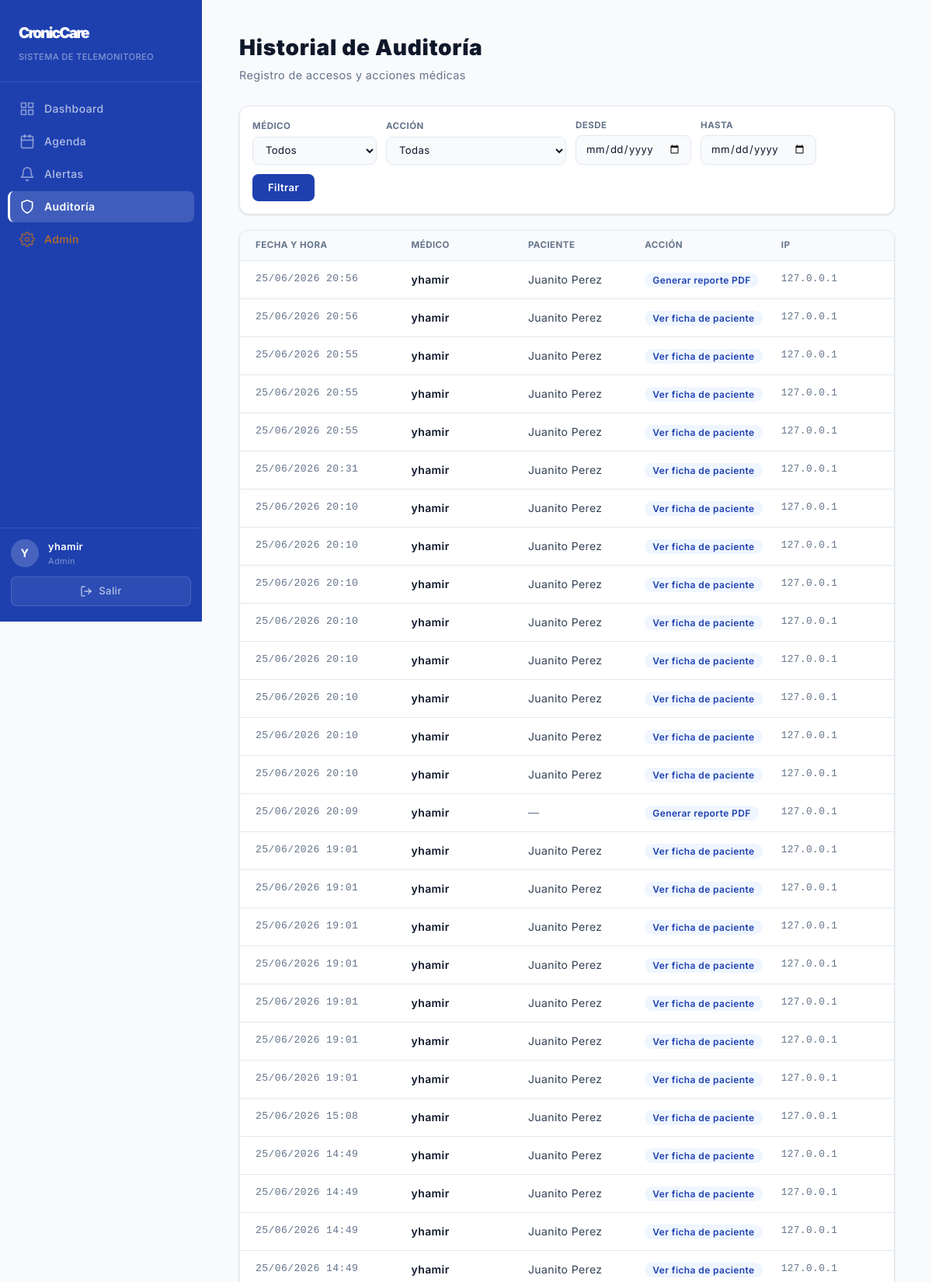
The page /auditoria/ (signed in, upper part) on the database its author committed.
### core/models.py (models this page shows, shortened)
class LogAcceso(models.Model):
    ACCIONES = [
        ('ver_paciente', 'Ver ficha de paciente'),
        ('ver_metricas', 'Ver métricas'),
        ('agregar_nota', 'Agregar nota clínica'),
        ('agregar_plan', 'Agregar plan de cuidados'),
        ('eliminar_plan', 'Eliminar plan de cuidados'),
        ('marcar_alerta', 'Marcar alerta como resuelta'),
        ('generar_pdf', 'Generar reporte PDF'),
        ('registrar_paciente', 'Registrar paciente'),
        ('completar_consulta', 'Completar consulta'),
        ('actualizar_ficha', 'Actualizar ficha médica'),
        ('actualizar_perfil', 'Actualizar perfil médico'),
    ]
    medico = models.ForeignKey(User, on_delete = models.SET_NULL, null = True, related_name = 'logs')
    paciente = models.ForeignKey(Paciente, on_delete = models.SET_NULL, null = True, blank = True, related_name = 'logs')
    accion = models.CharField(max_length = 30, choices = ACCIONES)
    descripcion = models.TextField(blank = True)
    ip = models.GenericIPAddressField(null = True, blank = True)
    fecha = models.DateTimeField(auto_now_add = True)
    class Meta:
        ordering = ['-fecha']

class Paciente(models.Model):
    ENFERMEDADES = [
        ('diabetes_t2', 'Diabetes Tipo 2'),
        ('diabetes_t1', 'Diabetes Tipo 1'),
        ('hipertension', 'Hipertensión Arterial'),
        ('asma', 'Asma'),
        ('epoc', 'EPOC'),
        ('irc', 'Insuficiencia Renal Crónica'),
        ('icc', 'Insuficiencia Cardíaca Crónica'),
        ('artritis', 'Artritis Reumatoide'),
        ('otra', 'Otra'),
    ]
    user = models.OneToOneField(User, on_delete = models.SET_NULL, null = True, blank = True, related_name = 'paciente')
    nombre = models.CharField(max_length = 100)
    dni = models.CharField(max_length = 8, unique = True)
    enfermedad = models.CharField(max_length = 100, choices = ENFERMEDADES)
    fecha_nacimiento = models.DateField(null = True, blank = True)
    telefono = models.CharField(max_length = 15, blank = True)
    fecha_registro = models.DateTimeField(auto_now_add = True)

### core/views/misc.py (the view)
# urls.py: path('auditoria/', views.auditoria, name='auditoria'),
@login_required
@medico_required
def auditoria(request):
    qs = LogAcceso.objects.select_related("medico", "paciente").all()
    medico_id = request.GET.get("medico", "")
    accion    = request.GET.get("accion", "")
    desde     = request.GET.get("desde", "")
    hasta     = request.GET.get("hasta", "")
    if medico_id:
        qs = qs.filter(medico_id=medico_id)
    if accion:
        qs = qs.filter(accion=accion)
    if desde:
        qs = qs.filter(fecha__date__gte=desde)
    if hasta:
        qs = qs.filter(fecha__date__lte=hasta)
    paginator = Paginator(qs, 50)
    page      = request.GET.get("page", 1)
    logs      = paginator.get_page(page)
    medicos = User.objects.filter(logs__isnull=False).distinct().order_by("first_name")
    return render(request, "core/auditoria.html", {
        "logs":     logs,
        "medicos":  medicos,
        "acciones": LogAcceso.ACCIONES,
        "filtros": {
            "medico": medico_id,
            "accion": accion,
            "desde":  desde,
            "hasta":  hasta,
        },
    })

### core/context_processors.py (called while the page is built)
def alertas_pendientes(request):
    if not request.user.is_authenticated:
        return {'total_alertas_pendientes': 0}
    total = cache.get(_CACHE_KEY)
    if total is None:
        total = Alerta.objects.filter(resuelta=False, criticidad='critica').count()
        cache.set(_CACHE_KEY, total, _CACHE_SECS)
    return {'total_alertas_pendientes': total}

### core/permissions.py (called while the page is built)
def es_medico(user):
    return user.groups.filter(name="Medico").exists() or user.is_superuser

### core/templates/core/auditoria.html (shortened to what this page needs)
{% extends 'core/base.html' %}
{% block content %}
<div class="p-10 px-12 max-w-350 mx-auto">
  <div class="mb-7">
    <h1 class="font-black text-[1.75rem] tracking-wide text-text">Historial de Auditoría</h1>
    <p class="text-muted text-[0.9rem] mt-1">Registro de accesos y acciones médicas</p>
  </div>
  <form method="get" class="bg-surface border border-border rounded-xl p-4 mb-5 flex flex-wrap gap-3 items-end shadow-sm">
    <div class="flex flex-col gap-1 min-w-40">
      <label class="text-[0.72rem] font-bold uppercase tracking-[0.04em] text-muted">Médico</label>
      <select name="medico" class="bg-bg border border-border rounded-lg px-3 py-2 text-[0.82rem] text-text focus:outline-none focus:border-primary">
        <option value="">Todos</option>
      </select>
    </div>
    <div class="flex flex-col gap-1 min-w-45">
      <label class="text-[0.72rem] font-bold uppercase tracking-[0.04em] text-muted">Acción</label>
      <select name="accion" class="bg-bg border border-border rounded-lg px-3 py-2 text-[0.82rem] text-text focus:outline-none focus:border-primary">
        <option value="">Todas</option>
      </select>
    </div>
    <div class="flex flex-col gap-1">
      <label class="text-[0.72rem] font-bold uppercase tracking-[0.04em] text-muted">Desde</label>
      <input type="date" name="desde" value="{{ filtros.desde }}"
             class="bg-bg border border-border rounded-lg px-3 py-2 text-[0.82rem] text-text focus:outline-none focus:border-primary">
    </div>
    <div class="flex flex-col gap-1">
      <label class="text-[0.72rem] font-bold uppercase tracking-[0.04em] text-muted">Hasta</label>
      <input type="date" name="hasta" value="{{ filtros.hasta }}"
             class="bg-bg border border-border rounded-lg px-3 py-2 text-[0.82rem] text-text focus:outline-none focus:border-primary">
    </div>
    <button type="submit"
            class="bg-primary text-white px-5 py-2 rounded-lg font-semibold text-[0.82rem] hover:bg-primary/90 transition-colors">
      Filtrar
    </button>
  </form>
  <div class="bg-surface rounded-xl border border-border shadow-sm p-0 overflow-hidden">
    <div class="grid px-5 py-2.5 text-[0.72rem] font-bold text-muted uppercase tracking-[0.04em] bg-bg border-b border-border" style="grid-template-columns: 1.6fr 1.2fr 1.2fr 1.4fr 1fr">
      <div>Fecha y Hora</div>
      <div>Médico</div>
      <div>Paciente</div>
      <div>Acción</div>
      <div>IP</div>
    </div>
    {% for log in logs %}
    <div class="grid px-5 py-3.5 items-center border-b border-border transition-colors duration-150 text-sm hover:bg-primary-light last:border-b-0" style="grid-template-columns: 1.6fr 1.2fr 1.2fr 1.4fr 1fr">
      <div class="text-muted font-mono text-[0.82rem]">{{ log.fecha|date:"d/m/Y H:i" }}</div>
      <div class="font-semibold text-[0.875rem]">{{ log.medico.get_full_name|default:log.medico.username }}</div>
      <div class="text-[0.875rem] text-text2">
        {% if log.paciente %}
          {{ log.paciente.nombre }}
        {% else %}
          <span class="text-muted">—</span>
        {% endif %}
      </div>
      <div>
        {% if log.accion == 'ver_paciente' %}
          <span class="bg-primary-light text-primary px-2.5 py-0.5 rounded-full text-[0.75rem] font-semibold">{{ log.get_accion_display }}</span>
        {% elif log.accion == 'agregar_nota' %}
          <span class="bg-ok-light text-ok px-2.5 py-0.5 rounded-full text-[0.75rem] font-semibold">{{ log.get_accion_display }}</span>
        {% elif log.accion == 'agregar_plan' %}
          <span class="bg-ok-light text-ok px-2.5 py-0.5 rounded-full text-[0.75rem] font-semibold">{{ log.get_accion_display }}</span>
        {% elif log.accion == 'eliminar_plan' %}
          <span class="bg-warning-light text-warning px-2.5 py-0.5 rounded-full text-[0.75rem] font-semibold">{{ log.get_accion_display }}</span>
        {% elif log.accion == 'marcar_alerta' %}
          <span class="bg-warning-light text-warning px-2.5 py-0.5 rounded-full text-[0.75rem] font-semibold">{{ log.get_accion_display }}</span>
        {% elif log.accion == 'generar_pdf' %}
          <span class="bg-primary-light text-primary px-2.5 py-0.5 rounded-full text-[0.75rem] font-semibold">{{ log.get_accion_display }}</span>
        {% elif log.accion == 'registrar_paciente' %}
          <span class="bg-ok-light text-ok px-2.5 py-0.5 rounded-full text-[0.75rem] font-semibold">{{ log.get_accion_display }}</span>
        {% else %}
          <span class="bg-primary-light text-primary px-2.5 py-0.5 rounded-full text-[0.75rem] font-semibold">{{ log.get_accion_display }}</span>
        {% endif %}
      </div>
      <div class="font-mono text-[0.8rem] text-muted">{{ log.ip|default:"—" }}</div>
    </div>
    {% empty %}
    <div class="py-16 px-6 text-center text-muted text-[0.85rem]">
      No hay registros de auditoría para los filtros seleccionados.
    </div>
    {% endfor %}
  </div>
</div>
{% endblock %}

### core/templates/core/base.html (shortened to what this page needs)
{% load static %}
<!doctype html>
<html lang="es">
  <head>
    <link rel="stylesheet" href="{% static 'css/styles.css' %}" />
  </head>
  <body class="font-sans bg-bg text-text min-h-screen grid grid-cols-[260px_1fr] tracking-wide max-md:grid-cols-1">
    <aside id="sidebar" class="fixed top-0 left-0 w-65 h-screen bg-primary flex flex-col z-100 overflow-y-auto">
      <div class="px-6 pt-7 pb-5.5 border-b border-white/10 shrink-0">
        <span class="block text-[1.2rem] font-black text-white -tracking-widest mb-0.5 no-underline">CronicCare</span>
        <span class="text-[0.7rem] text-white/45 font-medium tracking-[0.03em] uppercase">Sistema de Telemonitoreo</span>
      </div>
      <ul class="flex-1 py-3.5 px-2.5 list-none flex flex-col gap-0.5">
        <li>
          <a
            href="{% url 'dashboard' %}"
            class="flex items-center gap-3 px-3 py-2.5 rounded-lg text-sm font-medium no-underline transition-[background,color] duration-150 border-l-[3px] {% if request.resolver_match.url_name == 'dashboard' %}bg-white/15 text-white border-white font-semibold{% else %}text-white/65 border-transparent hover:bg-white/8 hover:text-white{% endif %}"
          >
            <svg
              class="shrink-0 w-5 h-5 {% if request.resolver_match.url_name == 'dashboard' %}opacity-100{% else %}opacity-70{% endif %}"
              viewBox="0 0 24 24"
              fill="none"
              stroke="currentColor"
              stroke-width="2"
              stroke-linecap="round"
              stroke-linejoin="round"
            >
              <rect x="3" y="3" width="7" height="7" />
              <rect x="14" y="3" width="7" height="7" />
              <rect x="14" y="14" width="7" height="7" />
              <rect x="3" y="14" width="7" height="7" />
            </svg>
            Dashboard
          </a>
        </li>
        <li>
          <a
            href="{% url 'agenda' %}"
            class="flex items-center gap-3 px-3 py-2.5 rounded-lg text-sm font-medium no-underline transition-[background,color] duration-150 border-l-[3px] {% if request.resolver_match.url_name == 'agenda' %}bg-white/15 text-white border-white font-semibold{% else %}text-white/65 border-transparent hover:bg-white/8 hover:text-white{% endif %}"
          >
            <svg
              class="shrink-0 w-5 h-5 {% if request.resolver_match.url_name == 'agenda' %}opacity-100{% else %}opacity-70{% endif %}"
              viewBox="0 0 24 24" fill="none" stroke="currentColor" stroke-width="2" stroke-linecap="round" stroke-linejoin="round">
              <rect x="3" y="4" width="18" height="18" rx="2" ry="2"/>
              <line x1="16" y1="2" x2="16" y2="6"/>
              <line x1="8" y1="2" x2="8" y2="6"/>
              <line x1="3" y1="10" x2="21" y2="10"/>
            </svg>
            Agenda
          </a>
        </li>
        <li>
          <a
            href="{% url 'alertas' %}"
            class="flex items-center gap-3 px-3 py-2.5 rounded-lg text-sm font-medium no-underline transition-[background,color] duration-150 border-l-[3px] {% if request.resolver_match.url_name == 'alertas' %}bg-white/15 text-white border-white font-semibold{% else %}text-white/65 border-transparent hover:bg-white/8 hover:text-white{% endif %}"
          >
            <svg
              class="shrink-0 w-5 h-5 {% if request.resolver_match.url_name == 'alertas' %}opacity-100{% else %}opacity-70{% endif %}"
              viewBox="0 0 24 24"
              fill="none"
              stroke="currentColor"
              stroke-width="2"
              stroke-linecap="round"
              stroke-linejoin="round"
            >
              <path d="M18 8A6 6 0 0 0 6 8c0 7-3 9-3 9h18s-3-2-3-9" />
              <path d="M13.73 21a2 2 0 0 1-3.46 0" />
            </svg>
            Alertas
          </a>
        </li>
        {% if request.user.is_superuser or request.user.groups.exists %}
        <li>
          <a
            href="{% url 'auditoria' %}"
            class="flex items-center gap-3 px-3 py-2.5 rounded-lg text-sm font-medium no-underline transition-[background,color] duration-150 border-l-[3px] {% if request.resolver_match.url_name == 'auditoria' %}bg-white/15 text-white border-white font-semibold{% else %}text-white/65 border-transparent hover:bg-white/8 hover:text-white{% endif %}"
          >
            <svg
              class="shrink-0 w-5 h-5 {% if request.resolver_match.url_name == 'auditoria' %}opacity-100{% else %}opacity-70{% endif %}"
              viewBox="0 0 24 24"
              fill="none"
              stroke="currentColor"
              stroke-width="2"
              stroke-linecap="round"
              stroke-linejoin="round"
            >
              <path d="M12 22s8-4 8-10V5l-8-3-8 3v7c0 6 8 10 8 10z" />
            </svg>
            Auditoría
          </a>
        </li>
        {% endif %}
        {% if request.user.is_superuser %}
        <li>
          <a href="/admin/" class="flex items-center gap-3 px-3 py-2.5 rounded-lg text-sm font-medium no-underline text-warning/85 border-l-[3px] border-transparent hover:bg-warning/10 hover:text-warning transition-[background,color] duration-150">
            Admin
          </a>
        </li>
        {% endif %}
      </ul>
      <div class="px-3.5 pb-5 pt-3.5 border-t border-white/10 shrink-0">
        <div class="flex items-center gap-3 mb-3">
          <div class="w-9 h-9 rounded-full bg-white/18 flex items-center justify-center text-[0.9rem] font-bold text-white shrink-0 uppercase">
            {{ request.user.get_full_name|default:request.user.username|slice:":1" }}
          </div>
          <div class="min-w-0">
            <div class="text-[0.8rem] font-semibold text-white truncate">
              <a href="{% url 'perfil_medico' %}" class="no-underline text-inherit">
                {{ request.user.get_full_name|default:request.user.username }}
              </a>
            </div>
            <div class="text-[0.68rem] text-white/45 mt-px">
              {% if request.user.is_superuser %}Admin{% else %}Médico{% endif %}
            </div>
          </div>
        </div>
        <form method="POST" action="{% url 'logout' %}" class="m-0">
          <button type="submit" class="flex items-center justify-center gap-2 w-full px-3 py-2 bg-white/[0.07] border border-white/[0.14] rounded-[7px] text-white/65 font-sans text-[0.82rem] font-medium cursor-pointer transition-[background,color] duration-150 hover:bg-white/13 hover:text-white">
            <svg
              width="16"
              height="16"
              viewBox="0 0 24 24"
              fill="none"
              stroke="currentColor"
              stroke-width="2"
              stroke-linecap="round"
              stroke-linejoin="round"
            >
              <path d="M9 21H5a2 2 0 0 1-2-2V5a2 2 0 0 1 2-2h4" />
              <polyline points="16 17 21 12 16 7" />
              <line x1="21" y1="12" x2="9" y2="12" />
            </svg>
            Salir
          </button>
        </form>
      </div>
    </aside>
    <main class="col-start-2 min-h-screen bg-bg max-md:col-start-1 max-md:pt-14">{% block content %}{% endblock %}</main>
  </body>
</html>

### rows shown on the page
LogAcceso: fecha "25/06/2026 20:56", medico.get_full_name "yhamir", paciente.nombre "Juanito Perez", accion "Generar reporte PDF", ip "127.0.0.1"
LogAcceso: fecha "25/06/2026 20:56", medico.get_full_name "yhamir", paciente.nombre "Juanito Perez", accion "Ver ficha de paciente", ip "127.0.0.1"
LogAcceso: fecha "25/06/2026 20:55", medico.get_full_name "yhamir", paciente.nombre "Juanito Perez", accion "Ver ficha de paciente", ip "127.0.0.1"
LogAcceso: fecha "25/06/2026 20:55", medico.get_full_name "yhamir", paciente.nombre "Juanito Perez", accion "Ver ficha de paciente", ip "127.0.0.1"
LogAcceso: fecha "25/06/2026 20:55", medico.get_full_name "yhamir", paciente.nombre "Juanito Perez", accion "Ver ficha de paciente", ip "127.0.0.1"
LogAcceso: fecha "25/06/2026 20:31", medico.get_full_name "yhamir", paciente.nombre "Juanito Perez", accion "Ver ficha de paciente", ip "127.0.0.1"
LogAcceso: fecha "25/06/2026 20:10", medico.get_full_name "yhamir", paciente.nombre "Juanito Perez", accion "Ver ficha de paciente", ip "127.0.0.1"
LogAcceso: fecha "25/06/2026 20:10", medico.get_full_name "yhamir", paciente.nombre "Juanito Perez", accion "Ver ficha de paciente", ip "127.0.0.1"
LogAcceso: fecha "25/06/2026 20:10", medico.get_full_name "yhamir", paciente.nombre "Juanito Perez", accion "Ver ficha de paciente", ip "127.0.0.1"
LogAcceso: fecha "25/06/2026 20:10", medico.get_full_name "yhamir", paciente.nombre "Juanito Perez", accion "Ver ficha de paciente", ip "127.0.0.1"
LogAcceso: fecha "25/06/2026 20:10", medico.get_full_name "yhamir", paciente.nombre "Juanito Perez", accion "Ver ficha de paciente", ip "127.0.0.1"
LogAcceso: fecha "25/06/2026 20:10", medico.get_full_name "yhamir", paciente.nombre "Juanito Perez", accion "Ver ficha de paciente", ip "127.0.0.1"
LogAcceso: fecha "25/06/2026 20:10", medico.get_full_name "yhamir", paciente.nombre "Juanito Perez", accion "Ver ficha de paciente", ip "127.0.0.1"
LogAcceso: fecha "25/06/2026 20:10", medico.get_full_name "yhamir", paciente.nombre "Juanito Perez", accion "Ver ficha de paciente", ip "127.0.0.1"
LogAcceso: fecha "25/06/2026 20:09", medico.get_full_name "yhamir", accion "Generar reporte PDF", ip "127.0.0.1"
LogAcceso: fecha "25/06/2026 19:01", medico.get_full_name "yhamir", paciente.nombre "Juanito Perez", accion "Ver ficha de paciente", ip "127.0.0.1"
LogAcceso: fecha "25/06/2026 19:01", medico.get_full_name "yhamir", paciente.nombre "Juanito Perez", accion "Ver ficha de paciente", ip "127.0.0.1"
LogAcceso: fecha "25/06/2026 19:01", medico.get_full_name "yhamir", paciente.nombre "Juanito Perez", accion "Ver ficha de paciente", ip "127.0.0.1"
LogAcceso: fecha "25/06/2026 19:01", medico.get_full_name "yhamir", paciente.nombre "Juanito Perez", accion "Ver ficha de paciente", ip "127.0.0.1"
LogAcceso: fecha "25/06/2026 19:01", medico.get_full_name "yhamir", paciente.nombre "Juanito Perez", accion "Ver ficha de paciente", ip "127.0.0.1"
LogAcceso: fecha "25/06/2026 19:01", medico.get_full_name "yhamir", paciente.nombre "Juanito Perez", accion "Ver ficha de paciente", ip "127.0.0.1"
LogAcceso: fecha "25/06/2026 19:01", medico.get_full_name "yhamir", paciente.nombre "Juanito Perez", accion "Ver ficha de paciente", ip "127.0.0.1"
LogAcceso: fecha "25/06/2026 15:08", medico.get_full_name "yhamir", paciente.nombre "Juanito Perez", accion "Ver ficha de paciente", ip "127.0.0.1"
LogAcceso: fecha "25/06/2026 14:49", medico.get_full_name "yhamir", paciente.nombre "Juanito Perez", accion "Ver ficha de paciente", ip "127.0.0.1"
LogAcceso: fecha "25/06/2026 14:49", medico.get_full_name "yhamir", paciente.nombre "Juanito Perez", accion "Ver ficha de paciente", ip "127.0.0.1"
LogAcceso: fecha "25/06/2026 14:49", medico.get_full_name "yhamir", paciente.nombre "Juanito Perez", accion "Ver ficha de paciente", ip "127.0.0.1"
LogAcceso: fecha "25/06/2026 14:49", medico.get_full_name "yhamir", paciente.nombre "Juanito Perez", accion "Ver ficha de paciente", ip "127.0.0.1"

### other values the page prints
{{ request.user.get_full_name|default:request.user.username|slice:":1" }} "Y"
{{ request.user.get_full_name|default:request.user.username }} "yhamir"
